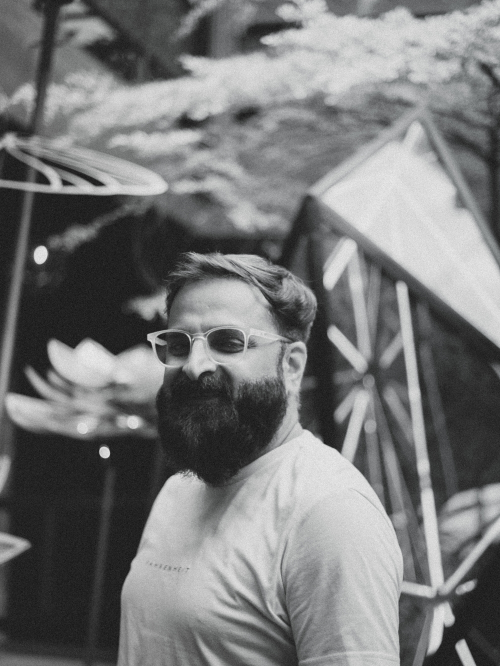
#> input picture images/dark/P1400663.jpg, 1000 x 1332 px (shown at 1/2 size); its folder holds only this picture in this run
$ python gen-analysis.py
#> lines starting #> are read from the running program, lines starting #| are printed output that depends on the picture
# =============================================================
# gen-analysis.py — reads every image under ./images/ and writes
# analysis.js, a colour-theory reading of each frame.
#
#     python gen-analysis.py
#
# Everything it reports is measured from the actual pixels: the
# palette comes from a median-cut quantisation, and the scheme,
# temperature, saturation, contrast and key are derived from the
# hue/saturation/luma distribution. Re-run it after adding,
# removing or re-editing images.
#
# Requires Pillow.  Output is keyed "<folder>/<filename>" so it
# survives re-ordering in app.js.
# =============================================================

import colorsys
import io
import json
import os

from PIL import Image

ROOT = os.path.dirname(os.path.abspath(__file__))
IMAGES = os.path.join(ROOT, "images")
OUT = os.path.join(ROOT, "analysis.js")
EXTS = (".jpg", ".jpeg", ".png", ".webp")

SAMPLE = 200          # longest edge we analyse at
NEUTRAL_SAT = 0.12    # below this a swatch counts as neutral, not a hue
MERGE_DIST = 30       # RGB distance under which two swatches are merged


# ---------- helpers -------------------------------------------------

def hex_of(rgb):
    return "#%02x%02x%02x" % rgb


def luma(rgb):
    r, g, b = [c / 255.0 for c in rgb]
    return 0.2126 * r + 0.7152 * g + 0.0722 * b


def hue_gap(a, b):
    """Shortest distance between two hues on the colour wheel, in degrees."""
    d = abs(a - b) % 360
    return d if d <= 180 else 360 - d


def colour_name(h, s, l):
    """A plain-language name for a hue/sat/light triple."""
    if s < NEUTRAL_SAT:
        if l < 0.06: base = "near-black"
        elif l < 0.13: base = "ink"
        elif l < 0.21: base = "charcoal"
        elif l < 0.29: base = "graphite"
        elif l < 0.38: base = "iron"
        elif l < 0.48: base = "ash"
        elif l < 0.58: base = "slate grey"
        elif l < 0.68: base = "pewter"
        elif l < 0.78: base = "silver"
        elif l < 0.88: base = "pearl"
        elif l < 0.95: base = "bone white"
        else: base = "white"
        # a neutral still leans one way or the other; say so, and it also
        # keeps two near-greys from landing on the same name
        if s >= 0.05:
            if h < 75 or h >= 330: return "warm " + base
            if 150 <= h < 270: return "cool " + base
        return base

    buckets = [
        (15, "red"), (32, "amber"), (48, "gold"), (66, "yellow"),
        (95, "olive"), (150, "green"), (175, "sea green"), (192, "teal"),
        (208, "cyan"), (232, "azure"), (256, "blue"), (280, "indigo"),
        (302, "violet"), (330, "magenta"), (346, "rose"), (361, "red"),
    ]
    base = next(name for edge, name in buckets if h < edge)

    if l < 0.18:   tone = "deep "
    elif l < 0.34: tone = "dark "
    elif l > 0.82: tone = "pale "
    elif l > 0.66: tone = "light "
    else:          tone = ""

    if s < 0.28:   grade = "muted "
    elif s > 0.72: grade = "vivid "
    else:          grade = ""

    return (tone + grade + base).strip()


def describe_scheme(swatches):
    """Classify the relationship between the chromatic swatches."""
    chroma = [s for s in swatches if s["s"] >= NEUTRAL_SAT and s["share"] >= 0.05]

    if len(chroma) < 2:
        if not chroma:
            return ("Achromatic",
                    "Almost no chroma survives — the frame reads in luminance alone.")
        return ("Monochromatic",
                "One hue family carries the frame; everything else is neutral.")

    hues = [c["h"] for c in chroma]
    gaps = [hue_gap(hues[i], hues[j])
            for i in range(len(hues)) for j in range(i + 1, len(hues))]
    widest = max(gaps)

    if widest <= 22:
        return ("Monochromatic",
                "Every chromatic swatch sits within %d° of the same hue." % round(widest))
    if widest <= 55:
        return ("Analogous",
                "The hues sit inside a %d° arc — neighbours on the wheel." % round(widest))

    near_180 = [g for g in gaps if 150 <= g <= 180]
    near_120 = [g for g in gaps if 100 <= g <= 140]

    if near_180 and len(chroma) >= 3 and near_120:
        return ("Split-complementary",
                "A dominant hue answered by two others either side of its opposite.")
    if near_180:
        return ("Complementary",
                "Two hue families face each other across the wheel, %d° apart."
                % round(near_180[0]))
    if len(near_120) >= 2:
        return ("Triadic",
                "Three hue families spaced roughly evenly around the wheel.")
    if widest <= 100:
        return ("Broken analogous",
                "A loose hue family spanning %d° — related, but not tight." % round(widest))
    return ("Polychromatic",
            "Several unrelated hue families share the frame, %d° at their widest."
            % round(widest))


def band(value, cuts, labels):
    for cut, label in zip(cuts, labels):
        if value < cut:
            return label
    return labels[-1]


# ---------- per-image analysis --------------------------------------

def analyse(path):
#> called with path = 'images/dark/P1400663.jpg'
    im = Image.open(path)
#> im is the input picture: PIL image 1000x1332 RGB; mean R, G, B 119.6, 120.3, 120.6
    im = im.convert("RGB")
    im.thumbnail((SAMPLE, SAMPLE))
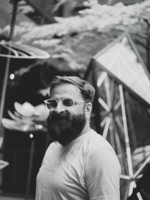
#> im: PIL image 150x200 RGB; mean R, G, B 119.5, 120.2, 120.5
    px = list(im.getdata())
#> px = 30000 items
    n = float(len(px))
#> n = 30000

    # --- palette: median-cut, then merge near-duplicates ---
    q = im.quantize(colors=8, method=Image.Quantize.MEDIANCUT, dither=Image.Dither.NONE)
    raw_pal = q.getpalette()[: 8 * 3]
#> raw_pal = [213, 213, 213, 192, 193, 193, 165, 166, 167, 133, 134, 135, 103, 104, 105, 68, 68, 69, 41, 41, 41, 33, 33, 33]
    counts = sorted(q.getcolors() or [], reverse=True)
#> counts = [(4186, 7), (4076, 0), (3840, 3), (3793, 1), (3654, 4), (3589, 6), (3502, 2), (3360, 5)]
    total = float(sum(c for c, _ in counts)) or 1.0
#> total = 30000

    merged = []
    for count, idx in counts:
        rgb = tuple(raw_pal[idx * 3: idx * 3 + 3])
        share = count / total
        for m in merged:
            d = sum((a - b) ** 2 for a, b in zip(rgb, m["rgb"])) ** 0.5
            if d < MERGE_DIST:
                w = m["share"] + share
                m["rgb"] = tuple(
                    int(round((a * m["share"] + b * share) / w))
                    for a, b in zip(m["rgb"], rgb)
                )
                m["share"] = w
                break
        else:
            merged.append({"rgb": rgb, "share": share})
#> this loop made 8 passes
#> (count, idx, rgb, share) on passes 1 to 8: (4186, 7, (33, 33, 33), 0.14), (4076, 0, (213, 213, 213), 0.136), (3840, 3, (133, 134, 135), 0.128), (3793, 1, (192, 193, 193), 0.126), (3654, 4, (103, 104, 105), 0.122), (3589, 6, (41, 41, 41), 0.12), (3502, 2, (165, 166, 167), 0.117), (3360, 5, (68, 68, 69), 0.112)
#> after the loop, m = {'rgb': (165, 166, 167), 'share': 0.117}; merged = 7 items

    merged.sort(key=lambda m: -m["share"])
    palette = []
    for m in merged[:5]:
        r, g, b = m["rgb"]
        h, l, s = colorsys.rgb_to_hls(r / 255.0, g / 255.0, b / 255.0)
        palette.append({
            "hex": hex_of(m["rgb"]),
            "share": round(m["share"] * 100),
            "name": colour_name(h * 360, s, l),
            "h": h * 360, "s": s, "l": l,
        })
#> this loop made 5 passes
#> (m, r, g, b, h, l, s, base in colour_name) on passes 1 to 5: ({'rgb': (37, 37, 37), 'share': 0.259}, 37, 37, 37, 0, 0.145, 0, 'charcoal'), ({'rgb': (213, 213, 213), 'share': 0.136}, 213, 213, 213, 0, 0.835, 0, 'pearl'), ({'rgb': (133, 134, 135), 'share': 0.128}, 133, 134, 135, 0.583, 0.525, 0.00826, 'slate grey'), ({'rgb': (192, 193, 193), 'share': 0.126}, 192, 193, 193, 0.5, 0.755, 0.008, 'silver'), ({'rgb': (103, 104, 105), 'share': 0.122}, 103, 104, 105, 0.583, 0.408, 0.00962, 'ash')
#> after the loop, palette = 5 items

    # --- global statistics over every sampled pixel ---
    sats, lumas, warm, cool, chromatic = [], [], 0, 0, 0
    for r, g, b in px:
        h, l, s = colorsys.rgb_to_hls(r / 255.0, g / 255.0, b / 255.0)
        sats.append(s)
        lumas.append(0.2126 * r / 255.0 + 0.7152 * g / 255.0 + 0.0722 * b / 255.0)
        if s >= NEUTRAL_SAT:
            chromatic += 1
            deg = h * 360
            if deg < 75 or deg >= 330:
                warm += 1
            elif 150 <= deg < 270:
                cool += 1
#> this loop made 30000 passes
#> (r, g, b, h, l, s) on passes 1 to 3: (105, 105, 105, 0, 0.412, 0), (106, 106, 106, 0, 0.416, 0), (105, 105, 105, 0, 0.412, 0)
#> after the loop, chromatic = 0; cool = 0; lumas = 30000 items; sats = 30000 items; warm = 0

    lumas.sort()
    p05 = lumas[int(0.05 * (len(lumas) - 1))]
#> p05 = 0.129
    p50 = lumas[int(0.50 * (len(lumas) - 1))]
#> p50 = 0.474
    p95 = lumas[int(0.95 * (len(lumas) - 1))]
#> p95 = 0.847
    spread = p95 - p05
#> spread = 0.718
    mean_sat = sum(sats) / n
#> mean_sat = 0.00684

    warm_share = (warm / float(chromatic)) if chromatic else 0.0
#> warm_share = 0
    cool_share = (cool / float(chromatic)) if chromatic else 0.0
#> cool_share = 0
    chroma_share = chromatic / n
#> chroma_share = 0

    if chroma_share < 0.08:
        temp_label = "Neutral"
        temp_detail = "Barely any chroma to take a side — this reads as a grey-scale frame."
    elif warm_share > cool_share + 0.28:
        temp_label = "Warm"
        temp_detail = "%d%% of the coloured pixels fall in the red-to-yellow half of the wheel." % round(warm_share * 100)
    elif cool_share > warm_share + 0.28:
        temp_label = "Cool"
        temp_detail = "%d%% of the coloured pixels fall in the green-to-blue half of the wheel." % round(cool_share * 100)
    else:
        temp_label = "Split"
        temp_detail = "Warm and cool are near evenly matched (%d%% / %d%%), so the frame holds both." % (
            round(warm_share * 100), round(cool_share * 100))

    sat_label = band(mean_sat, [0.10, 0.22, 0.38, 0.55],
                     ["Desaturated", "Restrained", "Moderate", "Saturated", "Intense"])
#> sat_label = 'Desaturated'
    con_label = band(spread, [0.28, 0.45, 0.62, 0.80],
                     ["Flat", "Soft", "Moderate", "Strong", "High"])
#> con_label = 'Strong'
    key_label = band(p50, [0.18, 0.34, 0.62, 0.78],
                     ["Low key", "Dark", "Mid key", "Bright", "High key"])
#> key_label = 'Mid key'

    scheme_name, scheme_detail = describe_scheme(palette)
#> in describe_scheme, `chroma = [s for s in swatches if s["s"] >= NEUTRAL_SAT and s["share"] ..`: chroma = []
#> scheme_name = 'Achromatic'

    # --- prose reading, assembled only from what was measured ---
    lead = palette[0]
#> lead = {'hex': '#252525', 'share': 26, 'name': 'charcoal', 'h': 0, 's': 0, 'l': 0.145}
    second = palette[1] if len(palette) > 1 else None
#> second = {'hex': '#d5d5d5', 'share': 14, 'name': 'pearl', 'h': 0, 's': 0, 'l': 0.835}
    bits = []
    bits.append("%s holds %d%% of the frame" % (lead["name"].capitalize(), lead["share"]))
    if second:
        bits.append("set against %s" % second["name"])
    sentence1 = ", ".join(bits) + "."

    if scheme_name in ("Complementary", "Split-complementary", "Triadic"):
        s2 = "The %s relationship gives the image its tension — %s" % (
            scheme_name.lower(), scheme_detail[0].lower() + scheme_detail[1:])
    elif scheme_name in ("Monochromatic", "Analogous", "Broken analogous"):
        s2 = "The %s palette keeps it calm — %s" % (
            scheme_name.lower(), scheme_detail[0].lower() + scheme_detail[1:])
    else:
        s2 = scheme_detail

    s3 = "%s tonality with %s contrast, and %s colour overall." % (
        key_label, con_label.lower(), sat_label.lower())

    note = " ".join([sentence1, s2, s3])

    for p in palette:      # drop the working values before writing
        del p["h"], p["s"], p["l"]
#> this loop made 5 passes

    return {
        "palette": palette,
        "scheme": {"label": scheme_name, "detail": scheme_detail},
        "temperature": {"label": temp_label, "detail": temp_detail,
                        "warm": round(warm_share * 100), "cool": round(cool_share * 100)},
        "saturation": {"label": sat_label, "value": round(mean_sat * 100)},
        "contrast": {"label": con_label, "value": round(spread * 100)},
        "key": {"label": key_label, "value": round(p50 * 100)},
        "note": note,
    }


# ---------- walk the folders ----------------------------------------

def main():
    data = {}
    for folder in sorted(os.listdir(IMAGES)):
        fdir = os.path.join(IMAGES, folder)
        if not os.path.isdir(fdir):
            continue
        files = sorted(f for f in os.listdir(fdir) if f.lower().endswith(EXTS))
        for f in files:
            key = folder + "/" + f
            data[key] = analyse(os.path.join(fdir, f))
        print("  %-12s %d frames" % (folder, len(files)))
#> pass 2 of the loop in main, `for folder in sorted(os.listdir(IMAGES)):`:
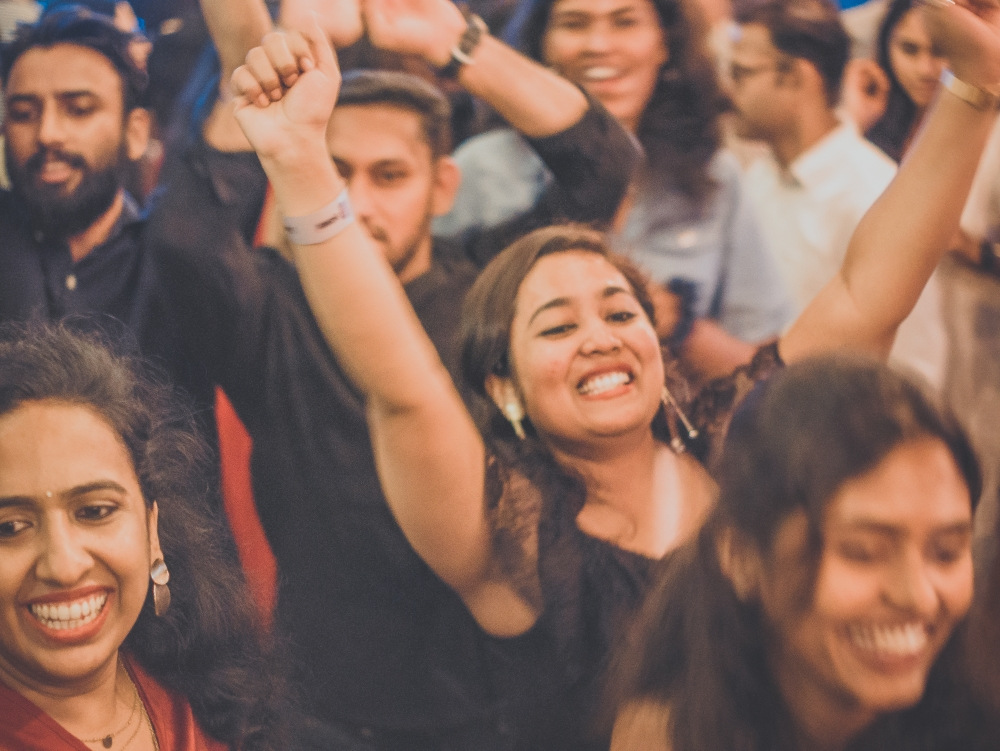
#> input picture images/motion/P1400770.jpg, 1000 x 751 px
#> in analyse, im is the input picture: PIL image 1000x751 RGB; mean R, G, B 133.7, 102, 89.6
#> in analyse (call 2), `im.thumbnail((SAMPLE, SAMPLE))`:
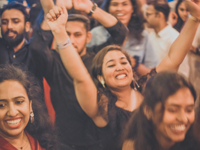
#> im: PIL image 200x150 RGB; mean R, G, B 133.8, 102.1, 89.7
#> in analyse (call 2), `q = im.quantize(colors=8, method=Image.Quantize.MEDIANCUT, dither=Imag..`:
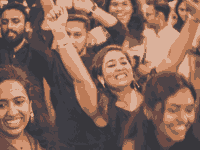
#> q: PIL image 200x150 P; mean R, G, B 132.8, 101.5, 89.1
#> raw_pal = [218, 177, 155, 209, 149, 116, 187, 122, 87, 138, 100, 83, 110, 76, 70, 79, 68, 71, 63, 62, 69, 56, 55, 60]
#> counts = [(4503, 5), (4388, 1), (3940, 6), (3796, 2), (3512, 0), (3487, 7), (3301, 3), (3073, 4)]
#> the loop in analyse (call 2), `for count, idx in counts:` made 8 passes
#> (count, idx, rgb, share) on passes 1 to 8: (4503, 5, (79, 68, 71), 0.15), (4388, 1, (209, 149, 116), 0.146), (3940, 6, (63, 62, 69), 0.131), (3796, 2, (187, 122, 87), 0.127), (3512, 0, (218, 177, 155), 0.117), (3487, 7, (56, 55, 60), 0.116), (3301, 3, (138, 100, 83), 0.11), (3073, 4, (110, 76, 70), 0.102)
#> after the loop in analyse (call 2), `for count, idx in counts:`: m = {'rgb': (138, 100, 83), 'share': 0.11}; merged = 6 items
#> the loop in analyse (call 2), `for m in merged[:5]:` made 5 passes
#> (m, r, g, b, h, l, s, base in colour_name) on passes 2 to 5: ({'rgb': (209, 149, 116), 'share': 0.146}, 209, 149, 116, 0.0591, 0.637, 0.503, 'amber'), ({'rgb': (187, 122, 87), 'share': 0.127}, 187, 122, 87, 0.0583, 0.537, 0.424, 'amber'), ({'rgb': (218, 177, 155), 'share': 0.117}, 218, 177, 155, 0.0582, 0.731, 0.46, 'amber'), ({'rgb': (138, 100, 83), 'share': 0.11}, 138, 100, 83, 0.0515, 0.433, 0.249, 'amber')
#> the loop in analyse (call 2), `for r, g, b in px:` made 30000 passes
#> (r, g, b, h, l, s, deg) on passes 1, 2, 3, 4, 5, 6, 8, 9: (151, 134, 120, 0.0753, 0.531, 0.13, 27.1), (161, 142, 127, 0.0735, 0.565, 0.153, 26.47), (174, 152, 134, 0.075, 0.604, 0.198, 27), (185, 159, 138, 0.0745, 0.633, 0.251, 26.81), (191, 163, 140, 0.0752, 0.649, 0.285, 27.06), (179, 153, 134, 0.0704, 0.614, 0.228, 25.33), (81, 118, 150, 0.577, 0.453, 0.299, 207.8), (16, 105, 162, 0.565, 0.349, 0.82, 203.4)
#> the loop in analyse (call 2), `for p in palette:` made 5 passes

    body = json.dumps(data, indent=1, sort_keys=True, ensure_ascii=False)
    with io.open(OUT, "w", encoding="utf-8") as fh:
        fh.write("/* ============================================================\n")
        fh.write("   analysis.js — GENERATED FILE, do not edit by hand.\n")
        fh.write("   Colour-theory metadata for every frame, measured from the\n")
        fh.write("   pixels by gen-analysis.py. Re-run:  python gen-analysis.py\n")
        fh.write("   Keyed \"<folder>/<filename>\".\n")
        fh.write("   ============================================================ */\n\n")
        fh.write("window.IMAGE_ANALYSIS = ")
        fh.write(body)
        fh.write(";\n")
    print("wrote analysis.js — %d frames" % len(data))
#| wrote analysis.js — 2 frames


if __name__ == "__main__":
    main()
